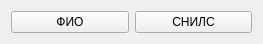
<?xml version="1.0" encoding="UTF-8"?>
<ui version="4.0">
 <class>Form</class>
 <widget class="QWidget" name="Form">
  <property name="geometry">
   <rect>
    <x>0</x>
    <y>0</y>
    <width>263</width>
    <height>44</height>
   </rect>
  </property>
  <property name="windowTitle">
   <string>Form</string>
  </property>
  <layout class="QVBoxLayout" name="verticalLayout_3">
   <item>
    <layout class="QHBoxLayout" name="horizontalLayout">
     <item>
      <widget class="QPushButton" name="pushButton">
       <property name="text">
        <string>ФИО</string>
       </property>
      </widget>
     </item>
     <item>
      <widget class="QPushButton" name="pushButton_2">
       <property name="text">
        <string>СНИЛС</string>
       </property>
      </widget>
     </item>
    </layout>
   </item>
  </layout>
 </widget>
 <resources/>
 <connections/>
</ui>
